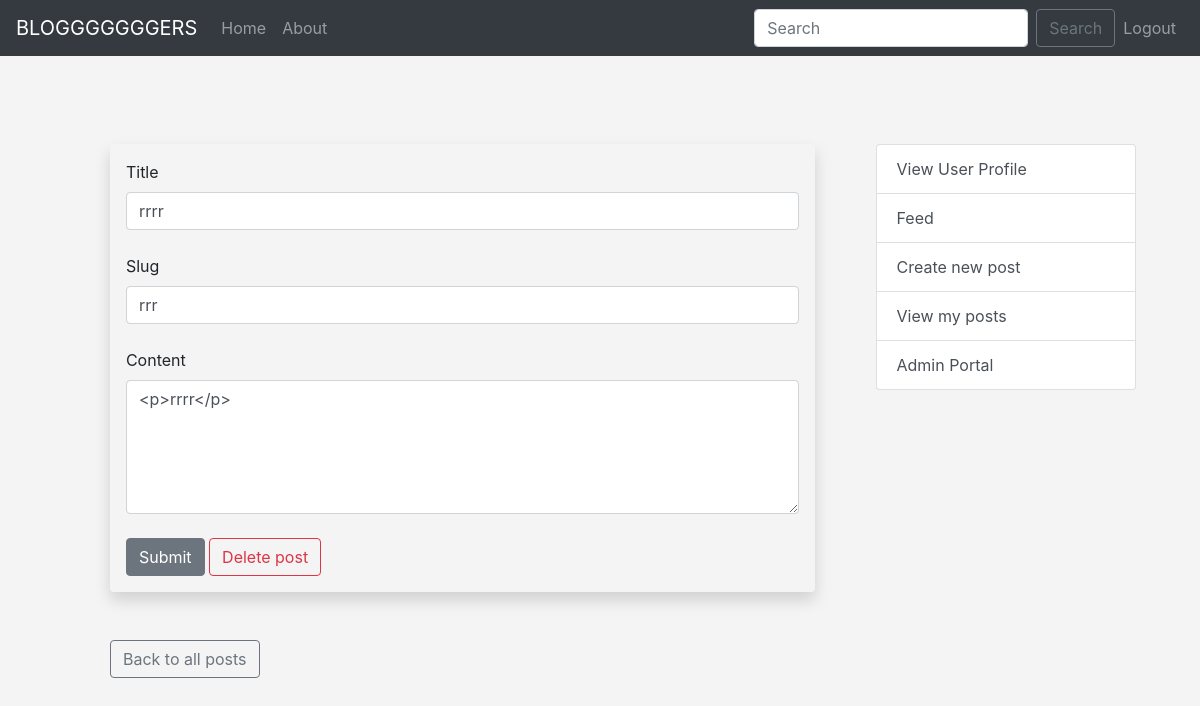
Page /posts/edit/10 (signed in) on the committed database.
### app/models.py (models this page shows)
class Posts(db.Model):
    id = db.Column(db.Integer, primary_key=True)
    title = db.Column(db.String(255))
    content = db.Column(db.Text)
    date_posted = db.Column(db.DateTime, default=datetime.now(timezone.utc))
    slug = db.Column(db.String(255))
    poster_id = db.Column(db.Integer, db.ForeignKey('users.id'))

### app/blueprints/posts.py (the view, shortened to what this page needs)
@posts_bp.route('/edit/<int:id>', methods=['GET','POST'])
@login_required
def edit_post(id):
    post = Posts.query.get_or_404(id)
    form = PostForm()
    if current_user.id == post.poster_id or current_user.is_admin:
        form.title.data=post.title
        form.slug.data=post.slug
        form.content.data=post.content
        return render_template('posts/edit_post.html',form=form, post_id = id)
    flash("You are not authorized to edit this post")
    posts = Posts.query.order_by(Posts.date_posted.desc())
    return redirect(url_for('posts/posts.html', posts=posts))

### app/forms.py
class PostForm(FlaskForm):
    title = StringField("Title", validators=[DataRequired()])
    content = CKEditorField('Content',validators=[DataRequired()])
    author = StringField("Author")
    slug = StringField("Slug", validators=[DataRequired()])
    submit = SubmitField("Submit")

class SearchForm(FlaskForm):
    searched = StringField("Searched", validators=[DataRequired()])
    submit = SubmitField("Submit")

### app/blueprints/general.py (called while the page is built)
@login_manager.user_loader
def load_user(user_id):
    return Users.query.get(int(user_id))

@general_bp.app_context_processor
def base():
    form = SearchForm()
    return dict(form=form)

### app/templates/posts/edit_post.html (shortened to what this page needs)
{% extends 'base.html' %}
{% block content %}
  <div class="shadow p-3 mb-5 bg-body-tertiary rounded">
    <form method="POST">
        {{form.title.label(class="form-label")}}
        {{form.title(class="form-control")}}
        <br>
        {{form.slug.label(class="form-label")}}
        {{form.slug(class="form-control")}}
        <br>
        {{form.content.label(class="form-label")}}
        {{form.content(class="form-control", rows="5")}}
    {{form.submit(class="btn btn-secondary")}}
    <a class='btn btn-outline-danger btn-small' href="{{url_for('posts.delete_post',id=post_id)}}">Delete post</a>
    </form>
    </div>
    <a class='btn btn-outline-secondary btn-small' href="{{url_for('posts.posts')}}">Back to all posts</a>
{% endblock %}

### app/static/css/styles.css (style rules this page uses)
body { background: #f4f4f4; }

### rows in the picture
Posts: title "rrrr", slug "rrr", content "<p>rrrr</p>"
